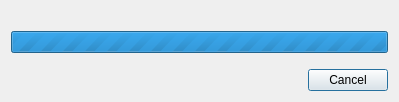
<?xml version="1.0" encoding="UTF-8"?>
<ui version="4.0">
 <class>DialogRemoveModuleProcess</class>
 <widget class="QDialog" name="DialogRemoveModuleProcess">
  <property name="geometry">
   <rect>
    <x>0</x>
    <y>0</y>
    <width>399</width>
    <height>102</height>
   </rect>
  </property>
  <property name="windowTitle">
   <string>Remove Module</string>
  </property>
  <layout class="QVBoxLayout" name="verticalLayout">
   <item>
    <widget class="QLabel" name="labelInfo">
     <property name="text">
      <string/>
     </property>
     <property name="alignment">
      <set>Qt::AlignCenter</set>
     </property>
    </widget>
   </item>
   <item>
    <widget class="QProgressBar" name="progressBar">
     <property name="maximum">
      <number>0</number>
     </property>
     <property name="value">
      <number>0</number>
     </property>
     <property name="alignment">
      <set>Qt::AlignCenter</set>
     </property>
    </widget>
   </item>
   <item>
    <spacer name="verticalSpacer">
     <property name="orientation">
      <enum>Qt::Vertical</enum>
     </property>
     <property name="sizeHint" stdset="0">
      <size>
       <width>20</width>
       <height>51</height>
      </size>
     </property>
    </spacer>
   </item>
   <item>
    <layout class="QHBoxLayout" name="horizontalLayout">
     <item>
      <spacer name="horizontalSpacer">
       <property name="orientation">
        <enum>Qt::Horizontal</enum>
       </property>
       <property name="sizeHint" stdset="0">
        <size>
         <width>40</width>
         <height>20</height>
        </size>
       </property>
      </spacer>
     </item>
     <item>
      <widget class="QPushButton" name="pushButtonCancel">
       <property name="text">
        <string>Cancel</string>
       </property>
      </widget>
     </item>
    </layout>
   </item>
  </layout>
 </widget>
 <resources/>
 <connections/>
</ui>
